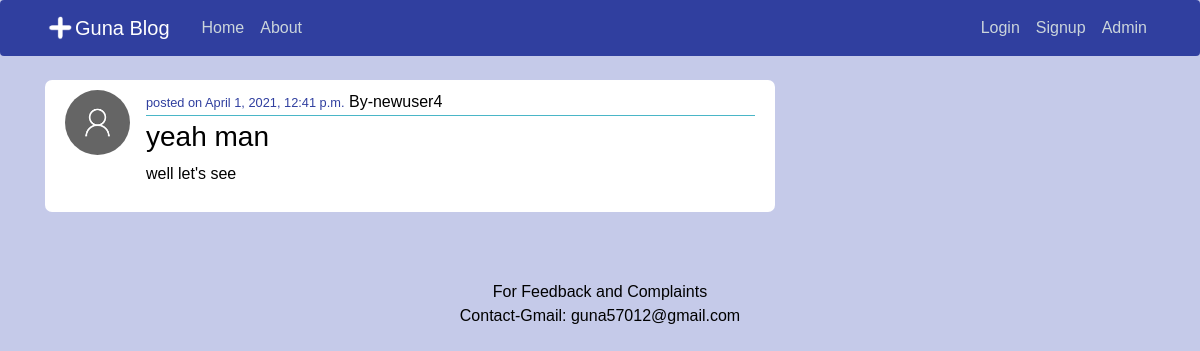
Screenshot of /post/20 with the database file from the repository.
### blog/models.py (models this page shows, shortened)
class post(models.Model):
	title = models.CharField(max_length=100)
	content = models.TextField()
	datePosted = models.DateTimeField(default= timezone.now)
	author = models.ForeignKey(User, on_delete=models.CASCADE)

### register/models.py (models this page shows, shortened)
class profile(models.Model):
    user = models.OneToOneField(User , on_delete=models.CASCADE)
    image = models.ImageField(default = "default.jpg", upload_to='profile_picture')

### blog/views.py (the view)
# urls.py: path('post/<int:pk>' , postDetailView.as_view(), name='postDetail'),
class postDetailView(DetailView):
	model = post

### blog/templates/blog/post_detail.html (shortened to what this page needs)
{%extends 'blog/base.html'%}
{%block content%}
		<article class="media content-section mt-3 ">
			<a  href="{% url 'userProfile' object.author %}"><img class='rounded-circle article-img' src='{{ object.author.profile.image.url }}' ></a>
			<div class="media-body">
		    	<div class="article-metadata">
		      		<small>posted on {{ object.datePosted }}</small>
		      		<a class="mr-2" href="{% url 'userPosts' object.author.username %}">By-{{ object.author }}</a><br/>
				</div>
		    	<h3 class="article-title">{{ object.title }}</h3>
		    	<p class="article-content">{{ object.content }}</p>
			</div>
		</article>
{%endblock content%}

### blog/static/blog/main.css (style rules this page uses)
body { background: #c5cae9; color: #000000; margin-top: 4rem; font-family:sans-serif; }
h1, h2, h3, h4, h5, h6 { color: #000000; }
.content-section { background: #ffffff; padding: 10px 20px; border: 1px round #dddddd; border-radius: 7px; margin-bottom: 20px; }
.article-title { color: #000000; }
.article-content { white-space: pre-line; }
.article-img { height: 65px; width: 65px; margin-right: 16px; }
.article-metadata { padding-bottom: 1px; margin-bottom: 4px; border-bottom: 1px solid #4ab6c7 }
.article-metadata a { color: #000000; text-decoration: none; }
.article-metadata small { color: #303F9F; text-decoration: none; }
img { width: 30px; height: 30px; }

### rows the page displays
post: author.profile.image (placeholder picture), datePosted "April 1, 2021, 12:41 p.m.", author "newuser4", title "yeah man", content "well let's see"
